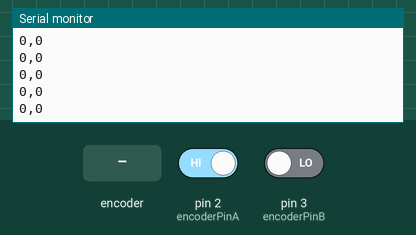
Simulated run of this sketch. Board: Arduino Uno, built with avr-gcc and run on an emulated ATmega328P. Parts: the last lines printed to the serial monitor. The test bench sets the inputs (shaded band); at power-on: pin 2 (encoderPinA) HIGH, pin 3 (encoderPinB) LOW.

Above: at 1.2 s.
1.3 s: rotary encoder on pin 2 (encoderPinA) / pin 3 (encoderPinB) turned 1 step (first pin leading)
At 2.4 s:
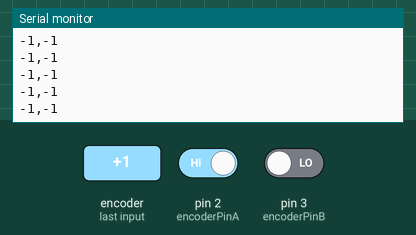
3.0 s: rotary encoder on pin 2 (encoderPinA) / pin 3 (encoderPinB) turned 1 step (first pin leading)
At 3.6 s:
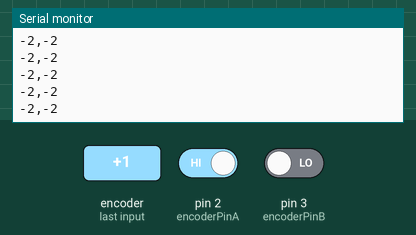
6.2 s: rotary encoder on pin 2 (encoderPinA) / pin 3 (encoderPinB) turned 2 steps (second pin leading)
At 6.8 s:
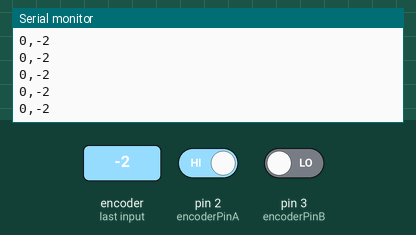
12.6 s: rotary encoder on pin 2 (encoderPinA) / pin 3 (encoderPinB) turned 1 step (first pin leading)
At 13.4 s:
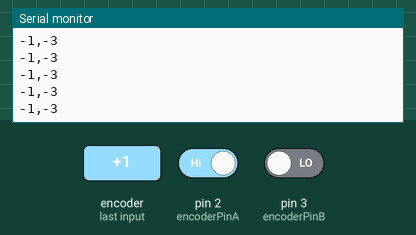
Timing chart, 0 to 15.6 s (numbered marks = the images above; inputs shaded):
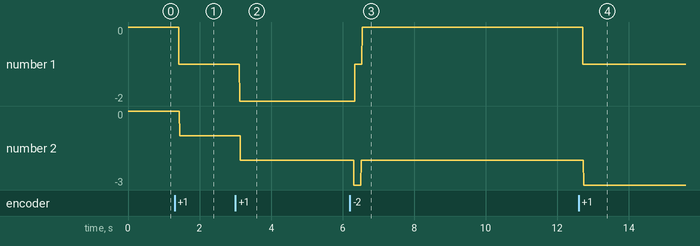

Measured:
- after the input at 1.3 s, the serial monitor: prints a new line after 0.12 s (image 1)
- after the input at 3.0 s, the serial monitor: prints a new line after 0.12 s (image 2)
- after the input at 6.2 s, the serial monitor: prints a new line after 0.12 s (image 3)
- after the input at 12.6 s, the serial monitor: prints a new line after 0.12 s (image 4)
- plotted number 1: 0 → -1 after the input at 1.3 s, -1 → -2 after the input at 3.0 s, -2 → 0 after the input at 6.2 s, 0 → -1 after the input at 12.6 s
- plotted number 2: 0 → -1 after the input at 1.3 s, -1 → -2 after the input at 3.0 s, -2 → -3 after the input at 12.6 s

The sketch:

EncoderTest.ino
```cpp
int encoderPinA = 2;
int encoderPinB = 3;

volatile int countA = 0;
volatile int countB = 0;

int dir = 0;  // 1 = CW
              // 0 = Stationary
              // -1 = CCW

#define readA bitRead(PIND,encoderPinA)//faster than digitalRead()
#define readB bitRead(PIND,encoderPinB)//faster than digitalRead()

// the setup function runs once when you press reset or power the board
void setup()
{
  Serial.begin(9600);

  pinMode(encoderPinA, INPUT);
  pinMode(encoderPinB, INPUT);

  attachInterrupt(digitalPinToInterrupt(encoderPinA), isrA, RISING);
  attachInterrupt(digitalPinToInterrupt(encoderPinB), isrB, RISING);
}

void isrA() {
  if(digitalRead(encoderPinB) ==  HIGH) {
    dir = 1;
  } else {
    dir = -1;
  }

  countA += dir;
}

void isrB() {
  countB += dir;
}

// the loop function runs over and over again forever
void loop() {

  // uncomment to see squarewave output
  /*
  Serial.print(digitalRead(encoderPinA));
  Serial.print('\t');
  Serial.println(digitalRead(encoderPinB)+2);    // +2 shifts output B up so both A and B are visible
  */

  // plot rising counts
  Serial.print(countA);
  Serial.print(',');
  Serial.print(countB);
  Serial.println();

}
```
